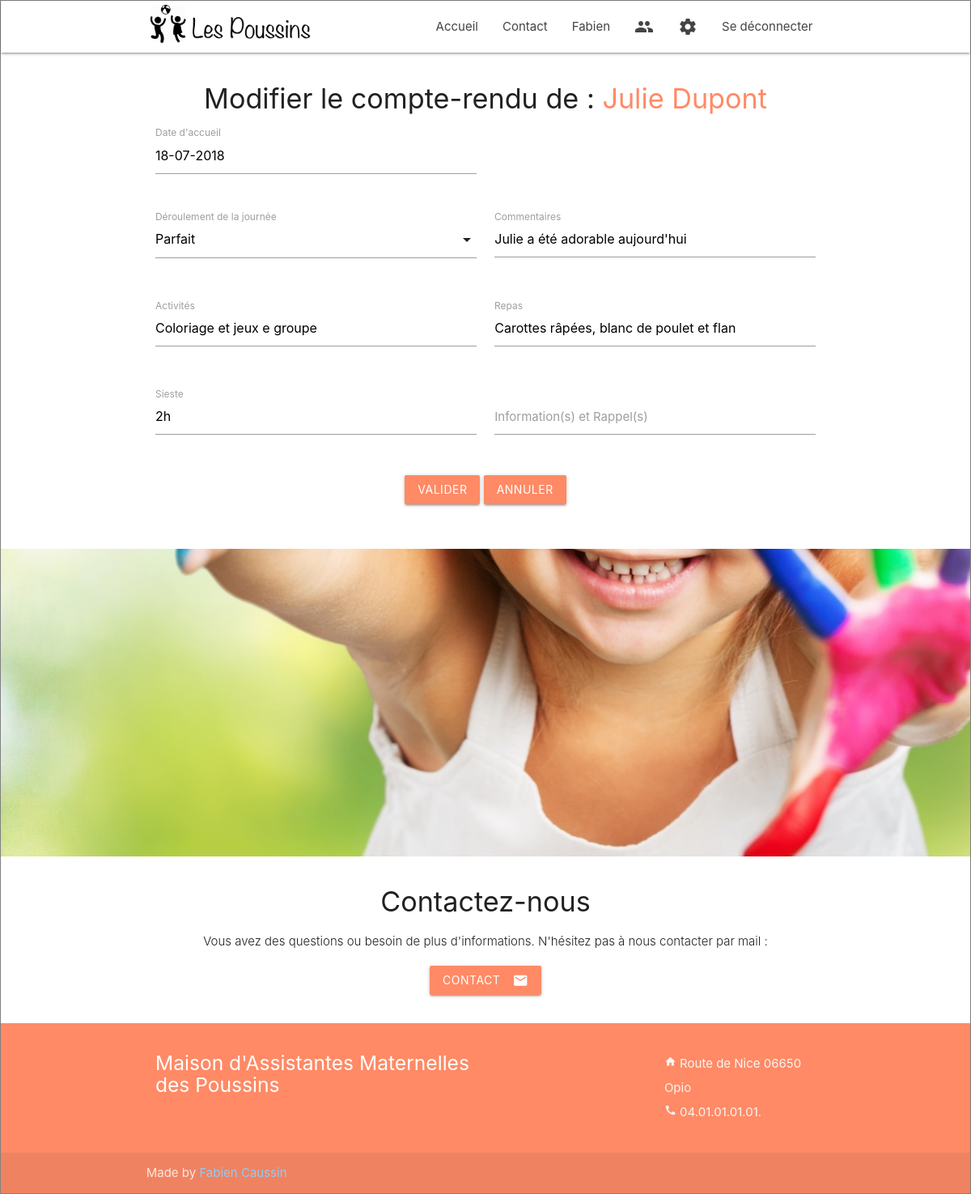
The page /index.php?action=reportAdmin&id=2&childId=2 (signed in) on the database its author committed.
### tables this page shows
CREATE TABLE `children` (
  `id` int(11) NOT NULL,
  `parentId` int(11) NOT NULL,
  `childName` varchar(255) NOT NULL,
  `familyName` varchar(255) NOT NULL,
  `birthday` date NOT NULL,
  `height` int(11) NOT NULL,
  `weight` decimal(6,2) NOT NULL,
  `note` text NOT NULL
);

CREATE TABLE `report` (
  `id` int(11) NOT NULL,
  `childId` int(11) NOT NULL,
  `dateReport` date NOT NULL,
  `behavior` varchar(255) NOT NULL,
  `comments` text NOT NULL,
  `activities` text NOT NULL,
  `meal` text NOT NULL,
  `nap` text NOT NULL,
  `info` text NOT NULL
);

### Public/index.php (called while the page is built, shortened)
<?php
require ("../App/Autoloader.php");
$router = new Router;
$router->routerRequest();
?>

### App/Models/ChildrenManager.php (called while the page is built, shortened)
<?php
  class ChildrenManager extends PDOManager
  {
    public function getChild($childId)
    {
      $sql = "SELECT id, parentId, childName, familyName, DATE_FORMAT(birthday, '%d-%m-%Y') AS birthday_fr, height, weight, note FROM children WHERE id = ?";
      $req = $this->executeRequest($sql, array($childId));
      $children = $req->fetch();
      return $children;
    }
  }
?>

### App/Config/PDOManager.php (called while the page is built, shortened)
<?php
  abstract class PDOManager
  {
    private static $db;
    private static function dbConnect()
    {
      if (self::$db == null) {
        $dsn = Configuration::get("dsn");
        $login = Configuration::get("login");
        $password = Configuration::get("password");
        self::$db = new PDO($dsn, $login, $password);
        self::$db->setAttribute(PDO::ATTR_ERRMODE, PDO::ERRMODE_WARNING);
      }
      return self::$db;
    }
    protected function executeRequest($sql, $vars = null)
    {
        $req = self::dbConnect()->prepare($sql);
        $req->execute($vars);
      return $req;
    }
  }
?>

### App/Autoloader.php (called while the page is built, shortened)
<?php
class Autoloader{
	static function autoload($class){
		if(strpos($class, __NAMESPACE__ . '\\') === 0){
      $class = str_replace(__NAMESPACE__ . '\\', '', $class);
      $class = str_replace('\\', '/', $class);
    }
	}
}

### App/Models/ReportManager.php (called while the page is built, shortened)
<?php
  class ReportManager extends PDOManager
  {
    public function getReportById($reportId, $childId)
    {
      $sql = "SELECT id, childId, DATE_FORMAT(dateReport, '%d-%m-%Y') AS dateReport_fr, behavior, comments, activities, meal, nap, info FROM report WHERE id = ? AND childId = ?";
      $req = $this->executeRequest($sql, array($reportId, $childId));
      $report = $req->fetch();
      return $report;
    }
  }
?>

### App/Config/Configuration.php (called while the page is built, shortened)
<?php
  class Configuration
  {
    private static $parameters;
    private static function getParameters()
    {
      if (self::$parameters == null) {
        $file = "../App/Config/config.ini";
        if (!file_exists($file)) {
          throw new \Exception("Auncun fichier de configuration trouvé");
        }
        else {
          self::$parameters = parse_ini_file($file);
        }
      }
      return self::$parameters;
    }
    public static function get($name, $defaultValue = null)
    {
      if (isset(self::getParameters()[$name])) {
        $value = self::getParameters()[$name];
      }
      else {
        $value = $defaultValue;
      }
      return $value;
    }
  }
?>

### App/Views/viewReportUpdate.php (the view, shortened to what this page needs)
<div class="container">
  <div class="section">
    <div class="row">
      <h4 class="center">Modifier le compte-rendu de : <span class="deep-orange-text text-lighten-2"><?= $child['childName'] . " " . $child['familyName'] ?></span></h4>
      <form class="col s12" action="index.php?action=updateReport" method="post">
        <div class="row">
          <div class="input-field col s6 m6">
            <input id="dateReport" name="dateReport" type="text" class="datepicker" value="<?= $report['dateReport_fr'] ?>" required>
            <label for="dateReport">Date d'accueil</label>
          </div>
        </div>
        <div class="row">
          <div class="input-field col s12 m6">
            <label for="behavior">Déroulement de la journée</label>
          </div>
          <div class="input-field col s12 m6">
            <textarea id="comments" name="comments" class="materialize-textarea"><?= $report['comments'] ?></textarea>
            <label for="comments">Commentaires</label>
          </div>
        </div>
        <div class="row">
          <div class="input-field col s12 m6">
            <textarea id="activities" name="activities" class="materialize-textarea"><?= $report['activities'] ?></textarea>
            <label for="activities">Activités</label>
          </div>
          <div class="input-field col s12 m6">
            <textarea id="meal" name="meal" class="materialize-textarea"><?= $report['meal'] ?></textarea>
            <label for="meal">Repas</label>
          </div>
        </div>
        <div class="row">
          <div class="input-field col s12 m6">
            <textarea id="nap" name="nap" class="materialize-textarea"><?= $report['nap'] ?></textarea>
            <label for="nap">Sieste</label>
          </div>
          <div class="input-field col s12 m6">
            <textarea id="info" name="info" class="materialize-textarea"><?= $report['info'] ?></textarea>
            <label for="info">Information(s) et Rappel(s)</label>
          </div>
        </div>
        <div class="row center">
          <button class="btn waves-effect waves-light deep-orange lighten-2" type="submit" name="action">Valider</button>
          <button class="btn waves-effect waves-light deep-orange lighten-2"
          type="submit" formaction="index.php?action=login">Annuler</button>
        </div>
      </form>
    </div>
  </div>
</div>

### Public/css/styles.css (style rules this page uses)
body { display: flex; flex-direction: column; margin: 0; padding: 0; width: 100%; }

### rows shown on the page
children: childName "Julie", familyName "Dupont"
report: comments "Julie a été adorable aujourd'hui", activities "Coloriage et jeux e groupe", meal "Carottes râpées, blanc de poulet et flan", nap "2h"

### other values the page prints
$_SESSION['username'] "Fabien"
